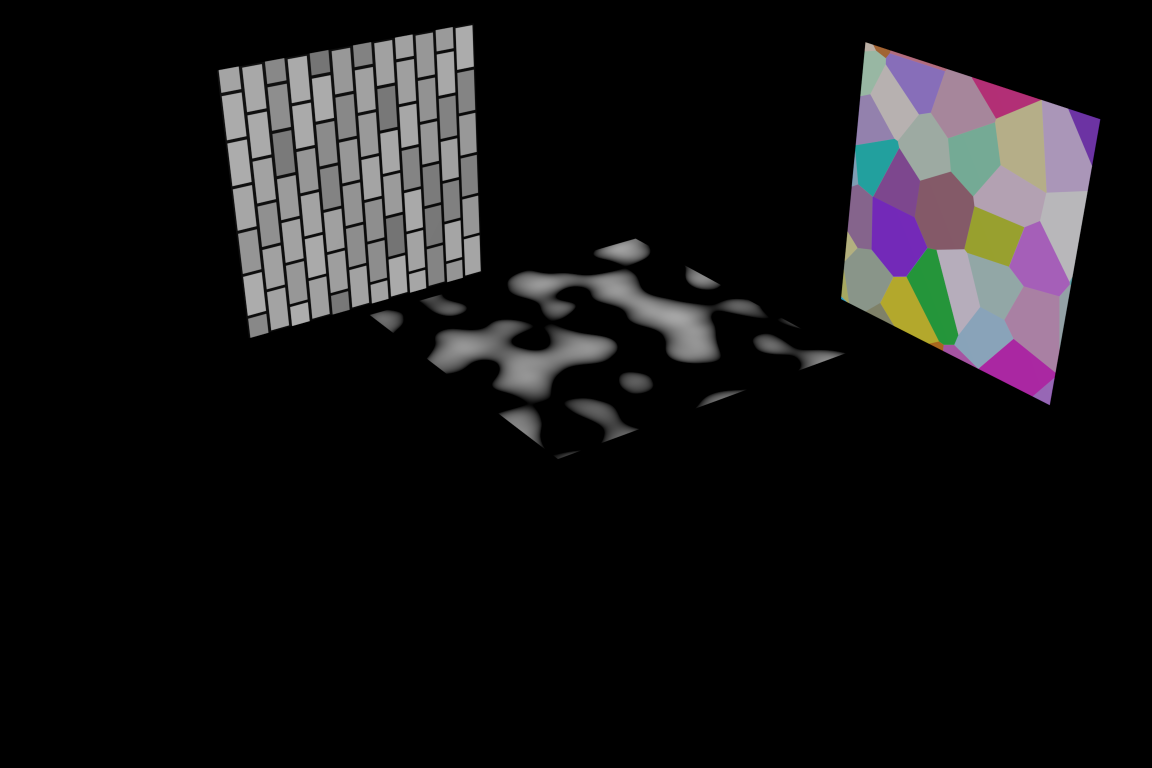
#> input picture Photo/R.png, 2304 x 1536 px, found by its file name (shown at 1/2 size)
$ python Homography_caculation_Wojciech.py
#> lines starting #> are read from the running program, lines starting #| are printed output that depends on the picture
import numpy as np
import math
import cv2
import math


def rotation_matrix(w, x, y, z):
    # Rotation from world to camera
    Rotation = np.array([[(math.pow(w, 2) + math.pow(x, 2) - math.pow(y, 2) - math.pow(z, 2)), 2 * (x * y - w * z),
                          2 * (x * z + w * y)],
                         [2 * (x * y + w * z), (math.pow(w, 2) - math.pow(x, 2) + math.pow(y, 2) - math.pow(z, 2)),
                          2 * (y * z - w * x)],
                         [2 * (x * z - w * y), 2 * (y * z + w * x),
                          (math.pow(w, 2) - math.pow(x, 2) - math.pow(y, 2) + math.pow(z, 2))]])
    return Rotation


def transformation_matrix(rotation, positionOfCam):
    temp_0 = -np.matmul(np.transpose(rotation), positionOfCam)
    temp_1 = np.concatenate((np.transpose(rotation), temp_0), axis=1)
    transformation = np.concatenate((temp_1, np.array([[0, 0, 0, 1]])), axis=0)

    return transformation


def calibration_matrix(focal_length, scaling_factor, width, height):
    # use middle of the pixel in the upper left corner as the original of the Camera CS
    K = np.array([[(- focal_length * scaling_factor), 0, (width / 2) - 0.5, 0],
                  [0, (focal_length * scaling_factor), (height / 2) - 0.5, 0],
                  [0, 0, 1, 0],
                  [0, 0, 0, 1]])
    K_small = np.array([[(- focal_length * scaling_factor), 0, (width / 2) - 0.5],
                        [0, (focal_length * scaling_factor), (height / 2) - 0.5],
                        [0, 0, 1]])
    return K, K_small


def homography_matrix_R_2_L(H_L, H_R, axis):
    if axis == "x":
        # left image
        H_L1 = H_L[1:4, 0:3]
        h_L4 = H_L[1:4, 3].reshape(3, 1)
        h_L1 = H_L[0, 0:3] / H_L[0, 3]
        h_L1 = h_L1.reshape(3, 1)
        H_L_rebuilt = np.matmul(np.concatenate((H_L1, h_L4), axis=1),
                                np.concatenate((np.eye(3), -np.transpose(h_L1)), axis=0))
        # right image
        H_R1 = H_R[1:4, 0:3]
        h_R4 = H_R[1:4, 3].reshape(3, 1)
        h_R1 = H_R[0, 0:3] / H_R[0, 3]
        h_R1 = h_R1.reshape(3, 1)
        H_R_rebuilt = np.matmul(np.concatenate((H_R1, h_R4), axis=1),
                                np.concatenate((np.eye(3), -np.transpose(h_R1)), axis=0))
        H_R_to_L = np.matmul(np.linalg.inv(H_L_rebuilt), H_R_rebuilt)
    elif axis == "y":
        # left image
        H_L1 = np.concatenate((H_L[0, 0:3].reshape(1, 3), H_L[2:4, 0:3]), axis=0)
        h_L4 = np.array([[H_L[0, 3]],
                         [H_L[2, 3]],
                         [H_L[3, 3]]])
        h_L2 = H_L[1, 0:3] / H_L[1, 3]
        h_L2 = h_L2.reshape(3, 1)
        H_L_rebuilt = np.matmul(np.concatenate((H_L1, h_L4), axis=1),
                                np.concatenate((np.eye(3), -np.transpose(h_L2)), axis=0))
        # right image
        H_R1 = np.concatenate((H_R[0, 0:3].reshape(1, 3), H_R[2:4, 0:3]), axis=0)
        h_R4 = np.array([[H_R[0, 3]],
                         [H_R[2, 3]],
                         [H_R[3, 3]]])
        h_R2 = H_R[1, 0:3] / H_R[1, 3]
        h_R2 = h_R2.reshape(3, 1)
        H_R_rebuilt = np.matmul(np.concatenate((H_R1, h_R4), axis=1),
                                np.concatenate((np.eye(3), -np.transpose(h_R2)), axis=0))
        H_R_to_L = np.matmul(np.linalg.inv(H_L_rebuilt), H_R_rebuilt)
    elif axis == "z":
        # left image
        H_L1 = np.concatenate((H_L[0:2, 0:3], H_L[3, 0:3].reshape(1, 3)), axis=0)
        h_L4 = np.array([[H_L[0, 3]],
                         [H_L[1, 3]],
                         [H_L[3, 3]]])
        h_L3 = H_L[2, 0:3] / H_L[2, 3]
        h_L3 = h_L3.reshape(3, 1)
        H_L_rebuilt = np.matmul(np.concatenate((H_L1, h_L4), axis=1),
                                np.concatenate((np.eye(3), -np.transpose(h_L3)), axis=0))
        # right image
        H_R1 = np.concatenate((H_R[0:2, 0:3], H_R[3, 0:3].reshape(1, 3)), axis=0)
        h_R4 = np.array([[H_R[0, 3]],
                         [H_R[1, 3]],
                         [H_R[3, 3]]])
        h_R3 = H_R[2, 0:3] / H_R[2, 3]
        h_R3 = h_R3.reshape(3, 1)
        H_R_rebuilt = np.matmul(np.concatenate((H_R1, h_R4), axis=1),
                                np.concatenate((np.eye(3), -np.transpose(h_R3)), axis=0))
        H_R_to_L = np.matmul(np.linalg.inv(H_L_rebuilt), H_R_rebuilt)
    else:
        print("The axis is wrong")

    return H_R_to_L


def normal_vector_of_plane(w, x, y, z):
    rotation = rotation_matrix(w, x, y, z)
    normal_vector = np.matmul(rotation, np.array([[0],
                                                  [0],
                                                  [1]]))
    return normal_vector


def distance_from_plane_to_camera(normal_vector, point_on_plane, camera_center1):
    d_numerator = abs(normal_vector.T @ camera_center1 - normal_vector.T @ point_on_plane)
    d_denominator = np.linalg.norm(normal_vector)
    d = d_numerator / d_denominator
    return d


if __name__ == "__main__":
    text = open('/Users/zauber/Desktop/Built_stereo_image/Normal_case/result.txt', 'w+')

    # right to left. 1: right 2:left and the Rotation in H_infty calculation should use rotation_L^T
    # c is the same

    rotation_L = rotation_matrix(0.764, 0.487, 0.227, 0.356)
    rotation_L_T = rotation_L.T
    rotation_L_in = np.linalg.inv(rotation_L)
    rotation_R = rotation_matrix(0.764, 0.450, 0.234, 0.398)

    c_r = np.array([[8.3214],
                    [-6.617],
                    [5]])
    c_l = np.array([[8],
                    [-7],
                    [5]])

    transformation_L = transformation_matrix(rotation_L, c_l)
    transformation_R = transformation_matrix(rotation_R, c_r)

    # print("transformation_matrix_L:", transformation_L)
    K, K_small = calibration_matrix(0.03, 100000, 2304, 1536)
    # print("calibration_matrix:", K)

    # H is the homography from the right image to left image.
    H_L = np.matmul(K, transformation_L)
    H_R = np.matmul(K, transformation_R)

    # Homography for brick wall, X = 0
    Homography_of_brickwall = homography_matrix_R_2_L(np.linalg.inv(H_L), np.linalg.inv(H_R), "x")
    Homography_of_checkboard = homography_matrix_R_2_L(np.linalg.inv(H_L), np.linalg.inv(H_R), "y")
    Homography_of_markovfractaltexture = homography_matrix_R_2_L(np.linalg.inv(H_L), np.linalg.inv(H_R), "z")

    print("Homography_of_brickwall:")
    print(Homography_of_brickwall)
    print("Homography_of_checkboard:")
    print(Homography_of_checkboard)
    print("Homography_of_markovfractaltexture:")
    print(Homography_of_markovfractaltexture)

    print("Homography_of_brickwall:", file=text)
    print(Homography_of_brickwall, file=text)
    print("Homography_of_checkboard:", file=text)
    print(Homography_of_checkboard, file=text)
    print("Homography_of_markovfractaltexture:", file=text)
    print(Homography_of_markovfractaltexture, file=text)

    # testing
    template_img_R = cv2.imread('/Users/zauber/Desktop/Built_stereo_image/Normal_case/R.png', cv2.IMREAD_GRAYSCALE)
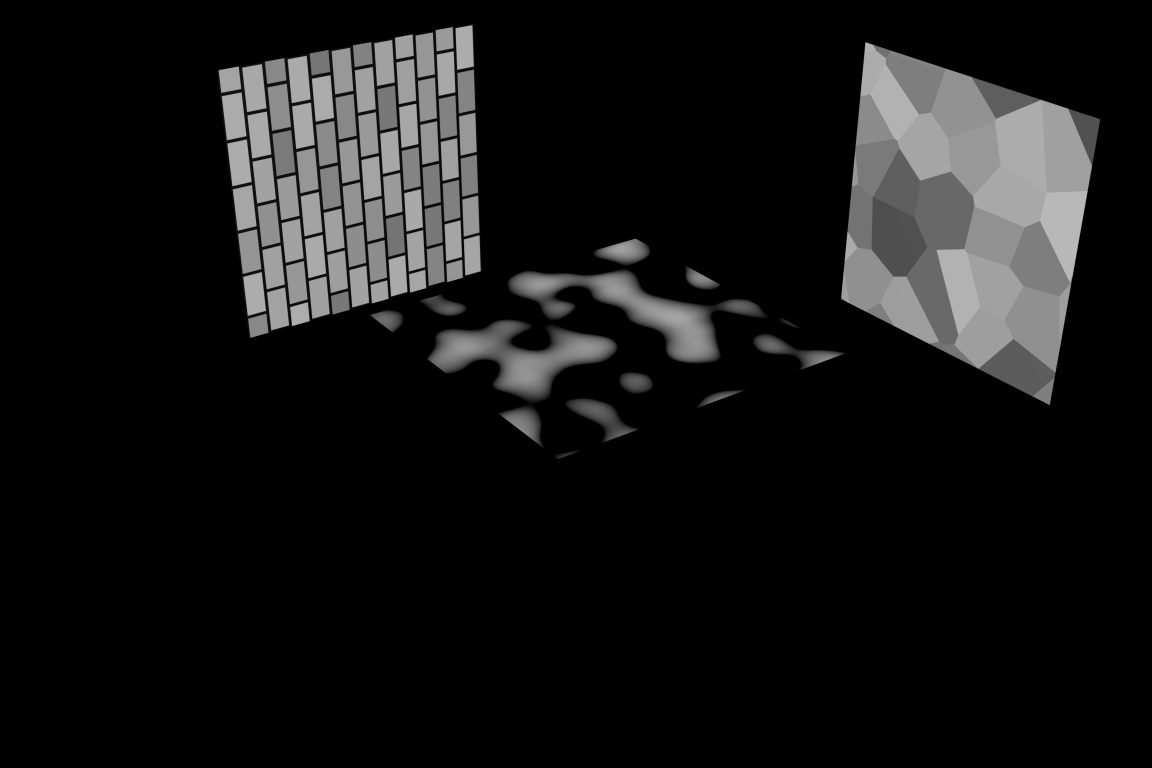
#> template_img_R: shape (1536, 2304) (shown at 1/2 size); min 0, max 184, mean 21.6
    target_img_L = cv2.imread('/Users/zauber/Desktop/Built_stereo_image/Normal_case/L.png', cv2.IMREAD_GRAYSCALE)
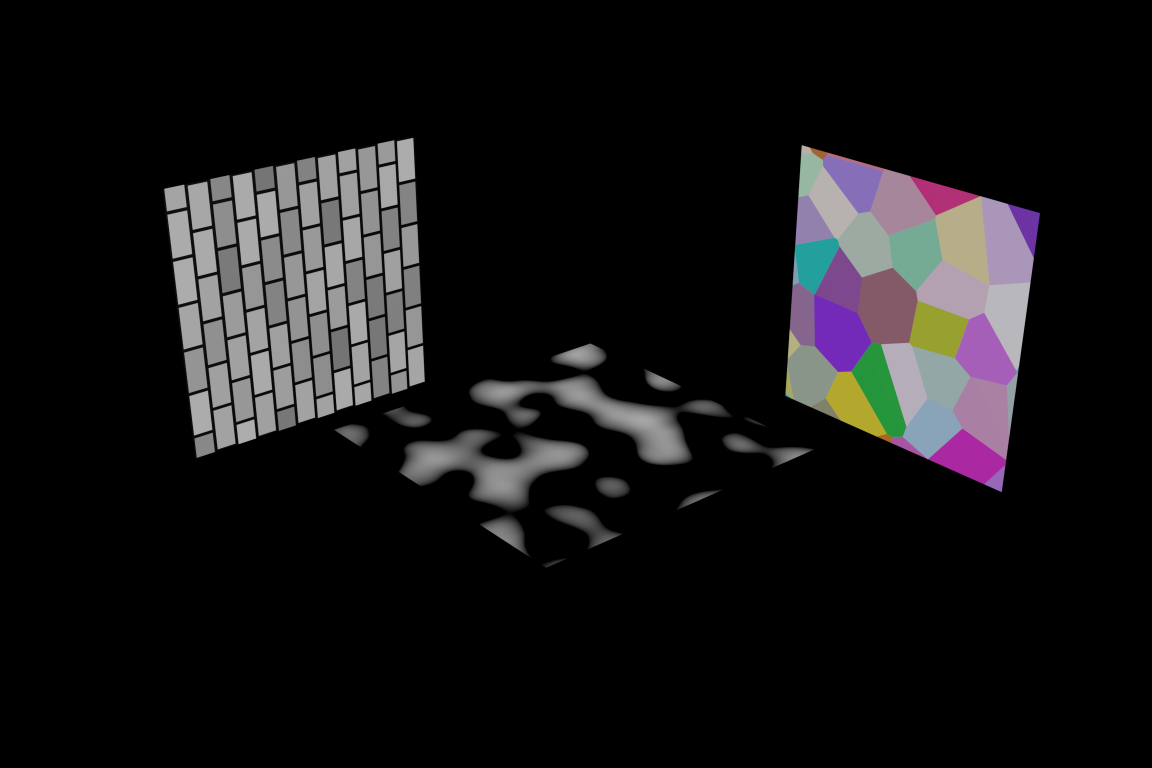
#> input picture Photo/L.png, 2304 x 1536 px, found by its file name (shown at 1/2 size)
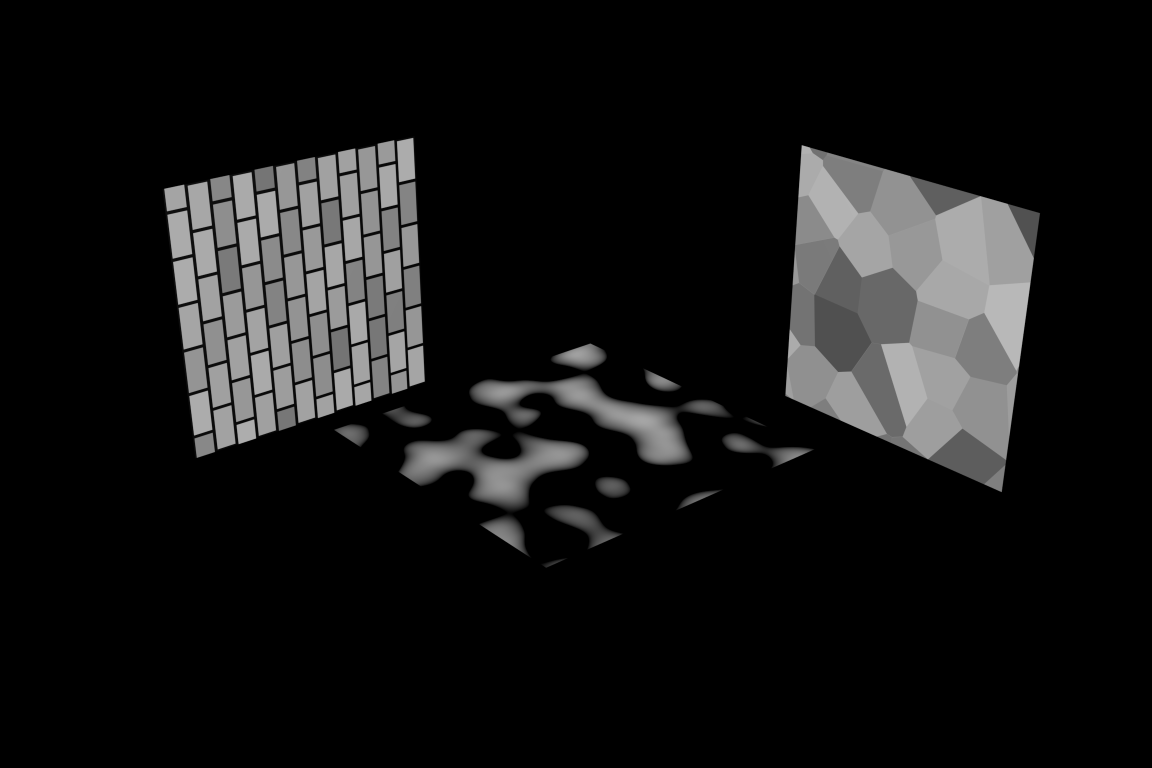
#> target_img_L: shape (1536, 2304) (shown at 1/2 size); min 0, max 184, mean 21.3

    template_img_R = np.float32(template_img_R)
    target_img_L = np.float32(target_img_L)

    width_x = np.array(template_img_R).shape[1]
#> width_x = 2304
    height_y = np.array(template_img_R).shape[0]
#> height_y = 1536

    # # brickwall. I got warped image to compare with template image.
    # warped_img_of_brickwall = cv2.warpPerspective(target_img_L, Homography_of_brickwall, (width_x, height_y),
    #                                               flags=cv2.INTER_LINEAR + cv2.WARP_INVERSE_MAP)
    #
    # # checkboard
    # warped_img_of_Voronoi = cv2.warpPerspective(target_img_L, Homography_of_checkboard, (width_x, height_y),
    #                                             flags=cv2.INTER_LINEAR + cv2.WARP_INVERSE_MAP)
    #
    # # Markov fractal texture
    # warped_img_of_Markov = cv2.warpPerspective(target_img_L, Homography_of_markovfractaltexture, (width_x, height_y),
    #                                            flags=cv2.INTER_LINEAR + cv2.WARP_INVERSE_MAP)

    '''
    brick wall:
    Rectangle Selection
      X: 936
      Y: 213
      Width: 333
      Height: 324

    Voronoi Texture:
    Rectangle Selection
      X: 1563
      Y: 309
      Width: 267
      Height: 372

    Markov Texture:
    Rectangle Selection
      X: 1020
      Y: 867
      Width: 366
      Height: 171
    [x, width, y, height]
    '''

    brickwall_field = [936, 333, 213, 324]
    Voronoi_field = [1563, 267, 309, 372]
    Markov_field = [1020, 366, 867, 171]

    # cv2.imwrite('/Users/zauber/Desktop/Built_stereo_image/Normal_case/template_img.png', template_img_R)
    #
    # cv2.imwrite('/Users/zauber/Desktop/Built_stereo_image/Normal_case/template_brickwall.png',
    #             template_img_R[brickwall_field[2]:(brickwall_field[2] + brickwall_field[3]),
    #             brickwall_field[0]:brickwall_field[0] + brickwall_field[1]])
    # cv2.imwrite('/Users/zauber/Desktop/Built_stereo_image/Normal_case/template_Voronoi.png',
    #             template_img_R[Voronoi_field[2]:(Voronoi_field[2] + Voronoi_field[3]),
    #             Voronoi_field[0]:Voronoi_field[0] + Voronoi_field[1]])
    # cv2.imwrite('/Users/zauber/Desktop/Built_stereo_image/Normal_case/template_Markov.png',
    #             template_img_R[Markov_field[2]:(Markov_field[2] + Markov_field[3]),
    #             Markov_field[0]:Markov_field[0] + Markov_field[1]])
    #
    # cv2.imwrite('/Users/zauber/Desktop/Built_stereo_image/Normal_case/warped_img_of_brickwall.png',
    #             warped_img_of_brickwall[brickwall_field[2]:(brickwall_field[2] + brickwall_field[3]),
    #             brickwall_field[0]:brickwall_field[0] + brickwall_field[1]])
    # cv2.imwrite('/Users/zauber/Desktop/Built_stereo_image/Normal_case/warped_img_of_Voronoi.png',
    #             warped_img_of_Voronoi[Voronoi_field[2]:(Voronoi_field[2] + Voronoi_field[3]),
    #             Voronoi_field[0]:Voronoi_field[0] + Voronoi_field[1]])
    # cv2.imwrite('/Users/zauber/Desktop/Built_stereo_image/Normal_case/warped_img_of_Markov.png',
    #             warped_img_of_Markov[Markov_field[2]:(Markov_field[2] + Markov_field[3]),
    #             Markov_field[0]:Markov_field[0] + Markov_field[1]])

    # H_infty and e calculation
    A = K_small @ rotation_L.T @ np.linalg.inv(rotation_R.T) @ np.linalg.inv(K_small)
    b = K_small @ rotation_L.T @ (c_r - c_l)

    # q_n calculation
    # way 1: the positive way

    # normal vector of plane

    n_brickwall = normal_vector_of_plane(0.5, 0.5, 0.5, 0.5)

    # n_checkboard = normal_vector_of_plane(0.5, 0.5, 0.5, -0.5)
    # n_markov = normal_vector_of_plane(0.0, 0.0, 0.0, 1.0)

    # distance from plane to camera center 1(right)
    d_brickwall = distance_from_plane_to_camera(n_brickwall, np.array([[0],
                                                                       [0],
                                                                       [0]], dtype=float),
                                                np.array([[0],
                                                          [0],
                                                          [0]], dtype=float))

    # [6 lines of commented-out code are left out]

    w_brickwall = n_brickwall.T @ c_r - d_brickwall
    v_brickwall = np.linalg.inv(K_small).T @ rotation_R.T @ n_brickwall

    # q_checkboard_T = n_checkboard.T @ rotation_R @ np.linalg.inv(K_small) / d_checkboard
    # q_markov_T = n_markov.T @ rotation_R @ np.linalg.inv(K_small) / d_markov

    recalculate_H_brick = w_brickwall * A + b @ v_brickwall.T
    # [16 lines of commented-out code are left out]

    print('recalculate_H_brick:', recalculate_H_brick)
    # print('recalculate_H_check:', recalculate_H_check)
    # print('recalculate_H_markov:', recalculate_H_markov)

    difference_H_1 = Homography_of_brickwall @ np.linalg.inv(recalculate_H_brick)
    # difference_H_2 = Homography_of_checkboard @ np.linalg.inv(recalculate_H_check)
    # difference_H_3 = Homography_of_markovfractaltexture @ np.linalg.inv(recalculate_H_markov)

    print(difference_H_1)
    # print(difference_H_2)
    # print(difference_H_3)
    # brickwall. I got warped image to compare with template image.
    warped_img_of_brickwall = cv2.warpPerspective(target_img_L, recalculate_H_brick, (width_x, height_y),
                                                  flags=cv2.INTER_LINEAR + cv2.WARP_INVERSE_MAP)
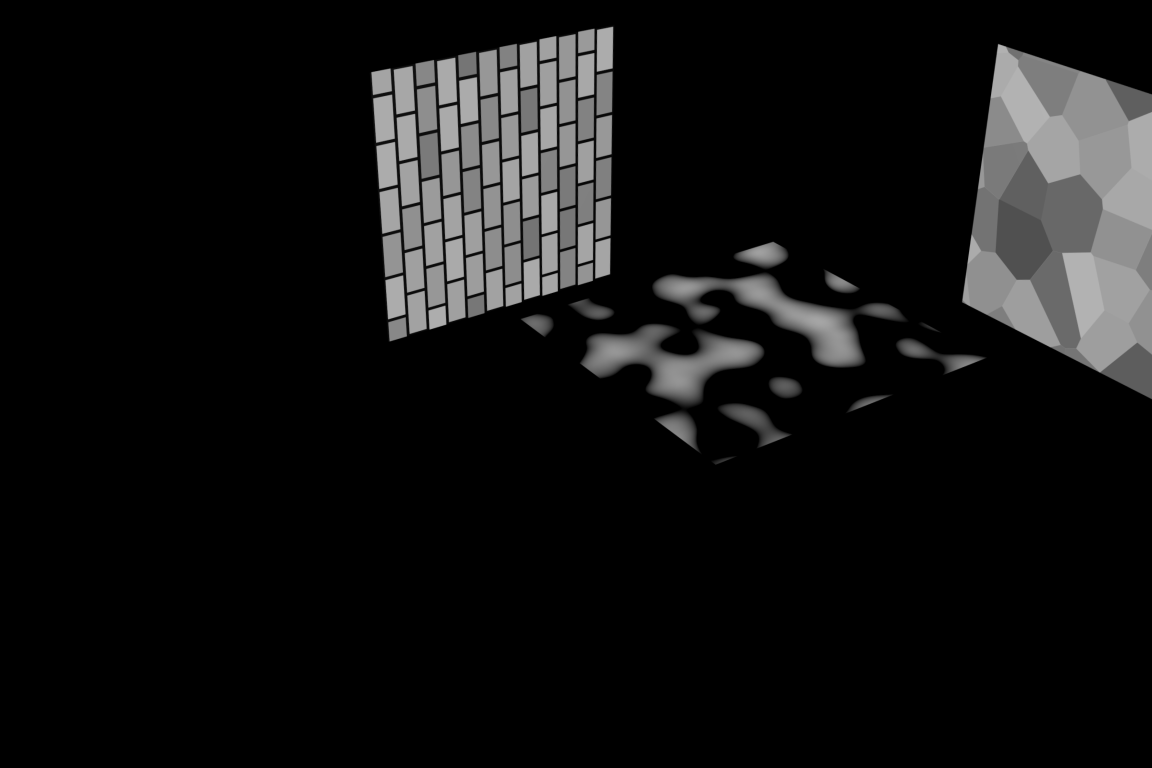
#> warped_img_of_brickwall: shape (1536, 2304) float32 (shown at 1/2 size); min 0, max 179, mean 18.7

    # # checkboard
    # warped_img_of_Voronoi = cv2.warpPerspective(target_img_L, recalculate_H_check, (width_x, height_y),
    #                                             flags=cv2.INTER_LINEAR + cv2.WARP_INVERSE_MAP)
    #
    # # Markov fractal texture
    # warped_img_of_Markov = cv2.warpPerspective(target_img_L, recalculate_H_markov, (width_x, height_y),
    #                                            flags=cv2.INTER_LINEAR + cv2.WARP_INVERSE_MAP)

    # cv2.imwrite('/Users/zauber/Desktop/Built_stereo_image/Normal_case/template_img.png', template_img_R)
    #
    cv2.imwrite('/Users/zauber/Desktop/Built_stereo_image/Normal_case/template_brickwall.png',
                template_img_R[brickwall_field[2]:(brickwall_field[2] + brickwall_field[3]),
                brickwall_field[0]:brickwall_field[0] + brickwall_field[1]])
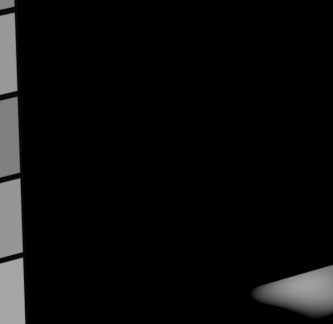
#> saved as template_brickwall.png: shape (324, 333); min 0, max 165, mean 11.2
    # cv2.imwrite('/Users/zauber/Desktop/Built_stereo_image/Normal_case/template_Voronoi.png',
    #             template_img_R[Voronoi_field[2]:(Voronoi_field[2] + Voronoi_field[3]),
    #             Voronoi_field[0]:Voronoi_field[0] + Voronoi_field[1]])
    # cv2.imwrite('/Users/zauber/Desktop/Built_stereo_image/Normal_case/template_Markov.png',
    #             template_img_R[Markov_field[2]:(Markov_field[2] + Markov_field[3]),
    #             Markov_field[0]:Markov_field[0] + Markov_field[1]])
    #
    cv2.imwrite('/Users/zauber/Desktop/Built_stereo_image/Normal_case/warped_img_of_brickwall.png',
                warped_img_of_brickwall[brickwall_field[2]:(brickwall_field[2] + brickwall_field[3]),
                brickwall_field[0]:brickwall_field[0] + brickwall_field[1]])
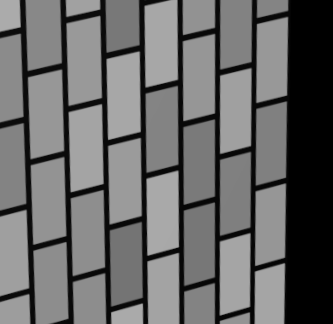
#> saved as warped_img_of_brickwall.png: shape (324, 333); min 0, max 171, mean 103.7
    # cv2.imwrite('/Users/zauber/Desktop/Built_stereo_image/Normal_case/warped_img_of_Voronoi.png',
    #             warped_img_of_Voronoi[Voronoi_field[2]:(Voronoi_field[2] + Voronoi_field[3]),
    #             Voronoi_field[0]:Voronoi_field[0] + Voronoi_field[1]])
    # cv2.imwrite('/Users/zauber/Desktop/Built_stereo_image/Normal_case/warped_img_of_Markov.png',
    #             warped_img_of_Markov[Markov_field[2]:(Markov_field[2] + Markov_field[3]),
    #             Markov_field[0]:Markov_field[0] + Markov_field[1]])

    text.close()
    print('end')
